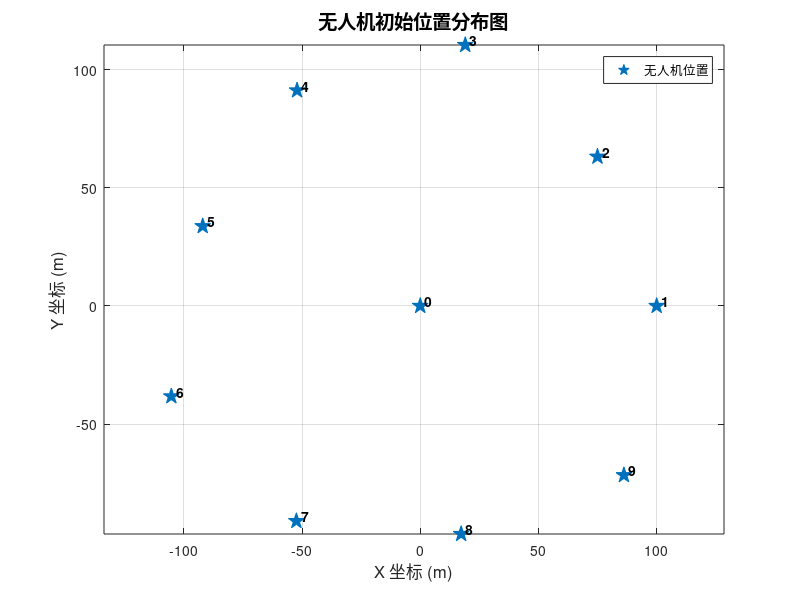

MATLAB code to generate this figure:
clear;
clc
close all

% --- 1. 初始化环境 ---
clear;
clc;
close all;

% --- 2. 录入无人机极坐标数据 ---
% 数据格式: [无人机编号, 半径r(m), 角度theta(°)]
drone_data = [
    0,   0,      0;
    1, 100,      0;
    2,  98,   40.10;
    3, 112,   80.21;
    4, 105,  119.75;
    5,  98,  159.86;
    6, 112,  199.96;
    7, 105,  240.07;
    8,  98,  280.17;
    9, 112,  320.28
];

% 提取编号、半径和角度
ids = drone_data(:, 1);
r = drone_data(:, 2);
theta_deg = drone_data(:, 3);

% --- 3. 将极坐标转换为笛卡尔坐标 ---
% 使用 sind 和 cosd 函数，它们直接接受角度作为输入
x = r .* cosd(theta_deg);
y = r .* sind(theta_deg);

% --- 4. 绘制位置图 ---
figure('Name', '无人机初始位置图');
hold on;

% 绘制所有无人机的位置点
% 使用 'p' 标记（五角星），设置标记大小和颜色
plot(x, y, 'p', 'MarkerSize', 12, 'MarkerFaceColor', '#0072BD', 'MarkerEdgeColor', '#0072BD');

% 为每个点添加其编号标签
% text 函数用于在指定坐标处添加文本
for i = 1:length(ids)
    % 在每个点的右上方一点的位置标注编号
    text(x(i) + 2, y(i) + 2, num2str(ids(i)), 'FontSize', 10, 'FontWeight', 'bold');
end

% --- 5. 美化图形 ---
hold off;
axis equal; % 保持坐标轴比例相等，使圆形看起来不会被压扁
grid on;   % 显示网格
box on;    % 显示坐标轴边框

title('无人机初始位置分布图', 'FontSize', 14);
xlabel('X 坐标 (m)', 'FontSize', 12);
ylabel('Y 坐标 (m)', 'FontSize', 12);
legend('无人机位置', 'Location', 'northeast');

a=10;%change2